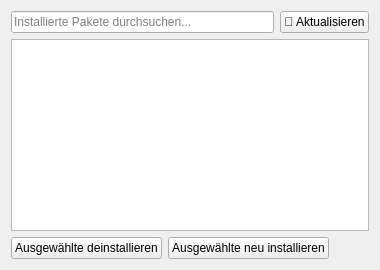
              <widget class="QWidget" name="pacmanInstalledTab">
               <attribute name="title">
                <string>Installierte Pakete</string>
               </attribute>
               <layout class="QVBoxLayout" name="verticalLayout_pacman_installed">
                <item>
                 <layout class="QHBoxLayout" name="pacmanInstalledSearchLayout">
                  <item>
                   <widget class="QLineEdit" name="pacmanInstalledSearch">
                    <property name="placeholderText">
                     <string>Installierte Pakete durchsuchen...</string>
                    </property>
                   </widget>
                  </item>
                  <item>
                   <widget class="QPushButton" name="pacmanRefreshInstalledButton">
                    <property name="text">
                     <string>🔄 Aktualisieren</string>
                    </property>
                   </widget>
                  </item>
                 </layout>
                </item>
                <item>
                 <widget class="QTableWidget" name="pacmanInstalledTable">
                  <property name="alternatingRowColors">
                   <bool>true</bool>
                  </property>
                  <property name="selectionBehavior">
                   <enum>QAbstractItemView::SelectionBehavior::SelectRows</enum>
                  </property>
                  <property name="sortingEnabled">
                   <bool>true</bool>
                  </property>
                 </widget>
                </item>
                <item>
                 <layout class="QHBoxLayout" name="pacmanInstalledActionsLayout">
                  <item>
                   <widget class="QPushButton" name="pacmanUninstallButton">
                    <property name="text">
                     <string>Ausgewählte deinstallieren</string>
                    </property>
                   </widget>
                  </item>
                  <item>
                   <widget class="QPushButton" name="pacmanReinstallButton">
                    <property name="text">
                     <string>Ausgewählte neu installieren</string>
                    </property>
                   </widget>
                  </item>
                  <item>
                   <spacer name="pacmanInstalledSpacer">
                    <property name="orientation">
                     <enum>Qt::Orientation::Horizontal</enum>
                    </property>
                    <property name="sizeHint" stdset="0">
                     <size>
                      <width>40</width>
                      <height>20</height>
                     </size>
                    </property>
                   </spacer>
                  </item>
                 </layout>
                </item>
               </layout>
              </widget>
